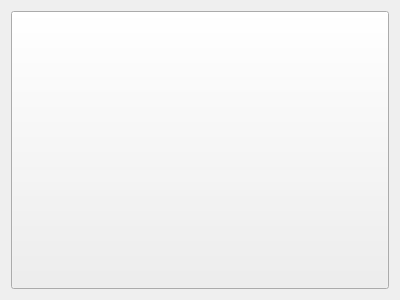
<?xml version="1.0" encoding="UTF-8"?>
<ui version="4.0">
 <class>Form</class>
 <widget class="QWidget" name="Form">
  <property name="geometry">
   <rect>
    <x>0</x>
    <y>0</y>
    <width>400</width>
    <height>300</height>
   </rect>
  </property>
  <property name="windowTitle">
   <string>Form</string>
  </property>
  <layout class="QHBoxLayout" name="horizontalLayout">
   <item>
    <widget class="QPushButton" name="pushButton_8">
     <property name="sizePolicy">
      <sizepolicy hsizetype="Minimum" vsizetype="Preferred">
       <horstretch>0</horstretch>
       <verstretch>0</verstretch>
      </sizepolicy>
     </property>
     <property name="text">
      <string/>
     </property>
     <property name="class" stdset="0">
      <string>numpad_btn</string>
     </property>
    </widget>
   </item>
  </layout>
 </widget>
 <resources/>
 <connections/>
</ui>
